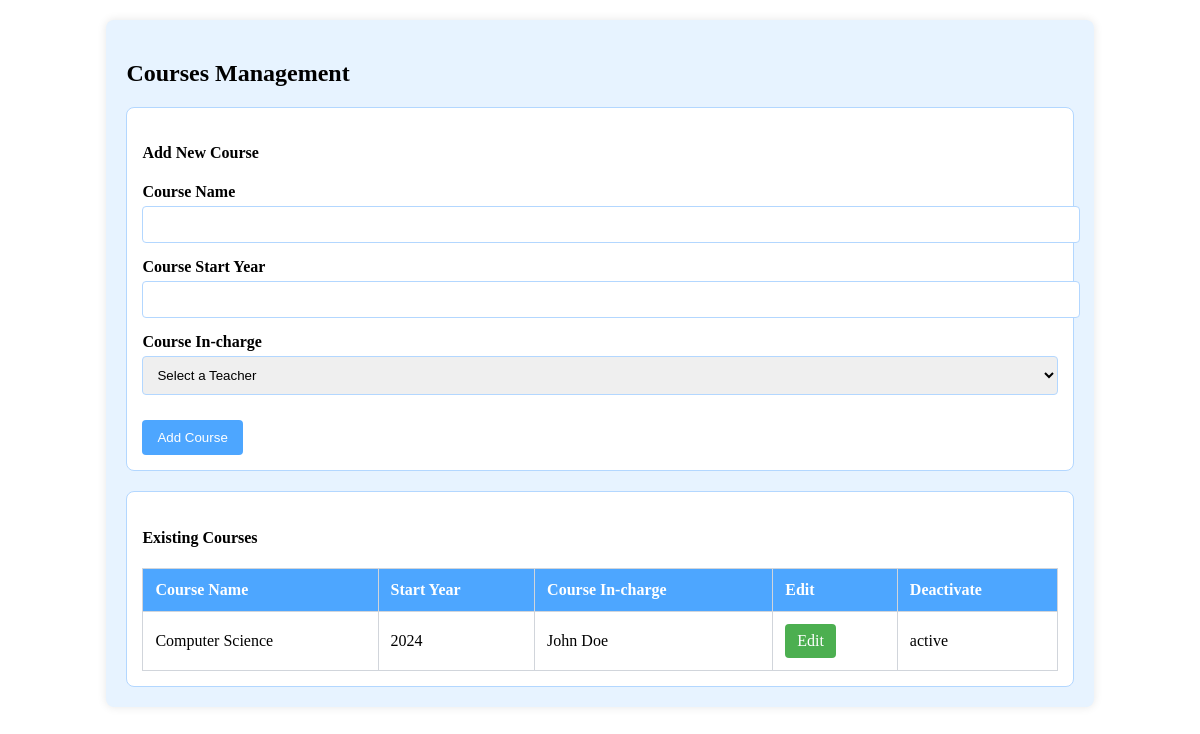
/Admin/courses.php, run on an earlier commit of the app's database.
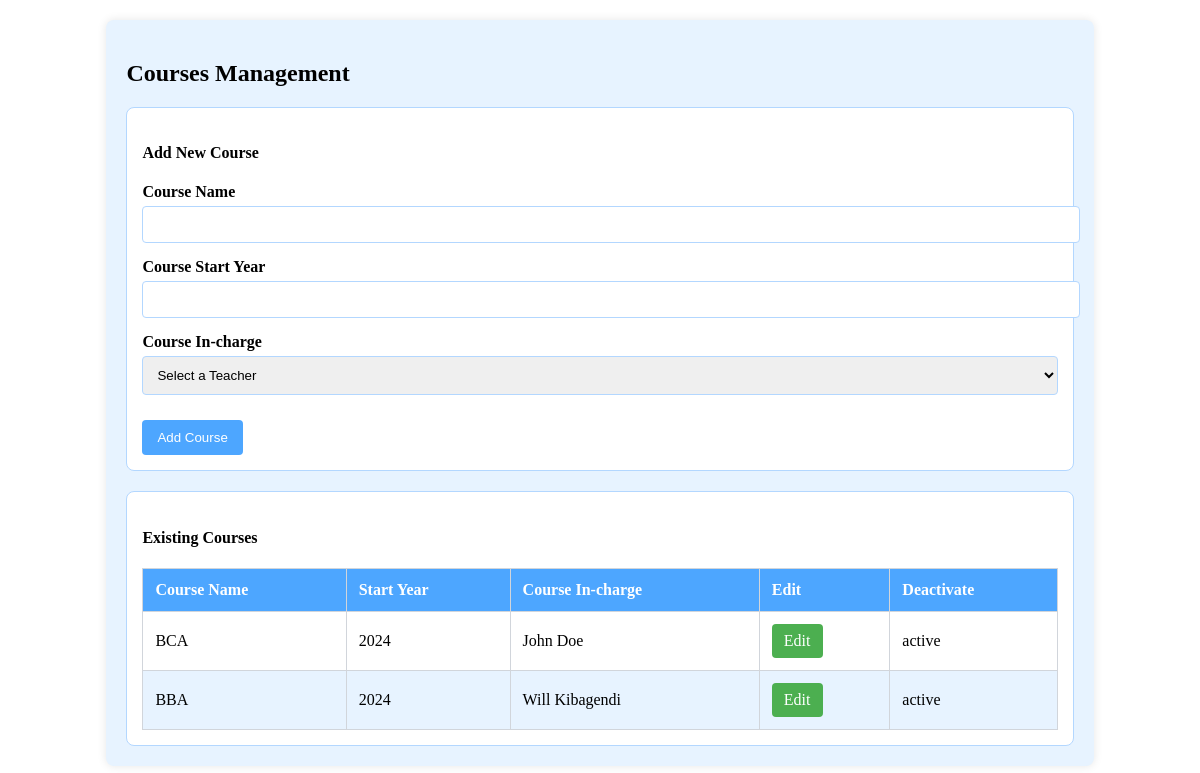
And on a later commit of the database.
### tables this page shows
CREATE TABLE `tblcourseincharge` (
  `course_id` int(11) NOT NULL,
  `tea_id` int(11) NOT NULL,
  `isActive` int(1) NOT NULL
);

CREATE TABLE `tblcourse` (
  `course_id` int(11) NOT NULL,
  `course_name` varchar(30) NOT NULL,
  `course_start` year(4) NOT NULL
);

### Admin/courses.php (the view, shortened to what this page needs)
<?php
include('../includes/dbcon.php');
$sql = "
    SELECT
        c.course_id,
        c.course_name,
        c.course_start,
        ci.tea_id,
        CONCAT(t.tea_firstName, ' ', t.tea_lastName) as teacher_name,
        ci.isActive
    FROM
        tblcourse AS c
    LEFT JOIN
        tblcourseincharge AS ci ON c.course_id = ci.course_id
    LEFT JOIN
        tblteachers AS t ON ci.tea_id = t.tea_id";
$courses_result = $conn->query($sql);
?>
<!DOCTYPE html>
<html lang="en">
<head>
</head>
<body>
    <div class="course-section">
        <h2 class="text-center">Courses Management</h2>
        <div class="form-container">
            <h4>Add New Course</h4>
            <form method="POST" action="courses.php">
                <div class="form-row">
                    <label for="course_name">Course Name</label>
                    <input type="text" name="course_name" required>
                </div>
                <div class="form-row">
                    <label for="course_start">Course Start Year</label>
                    <input type="number" name="course_start" required min="2000" max="2100">
                </div>
                <div class="form-row">
                    <label for="teacher_id">Course In-charge</label>
                    <select name="teacher_id" required>
                        <option value="" disabled selected>Select a Teacher</option>
                    </select>
                </div>
                <button type="submit" class="submit-btn" name="add_course">Add Course</button>
            </form>
        </div>
        <div class="table-container">
            <h4>Existing Courses</h4>
            <table>
                <thead>
                    <tr>
                        <th>Course Name</th>
                        <th>Start Year</th>
                        <th>Course In-charge</th>
                        <th>Edit</th>
                        <th>Deactivate</th>
                    </tr>
                </thead>
                <tbody>
                    <?php if ($courses_result->num_rows > 0): ?>
                        <?php while ($course = $courses_result->fetch_assoc()): ?>
                            <tr>
                                <td><?= htmlspecialchars($course['course_name']) ?></td>
                                <td><?= htmlspecialchars($course['course_start']) ?></td>
                                <td><?= htmlspecialchars($course['teacher_name']) ?></td>
                                <td>
                                    <a href="edit_course.php?course_id=<?= $course['course_id'] ?>&teacher_id=<?= $course['tea_id'] ?>" class="btn btn-edit">Edit</a>
                                </td>
                                <td>
                                    <?php if ($course['isActive']): ?>
                                        <span>active</span>
                                    <?php else: ?>
                                        <span>Inactive</span>
                                    <?php endif; ?>
                                </td>
                            </tr>
                        <?php endwhile; ?>
                    <?php else: ?>
                        <tr>
                            <td colspan="5" class="text-center">No Courses Available</td>
                        </tr>
                    <?php endif; ?>
                </tbody>
            </table>
        </div>
    </div>
</body>
</html>

What changed in the data, as far as the page shows it:
no longer on this page (row unchanged): tblcourseincharge: course_id.course_name "Computer Science", course_id.course_start "2024", teacher_name "John Doe"
now on this page (row edited): tblcourse: course_name "BCA", course_start "2024", teacher_name "John Doe"
added tblcourse: course_name "BBA", course_start "2024", teacher_name "Will Kibagendi"
